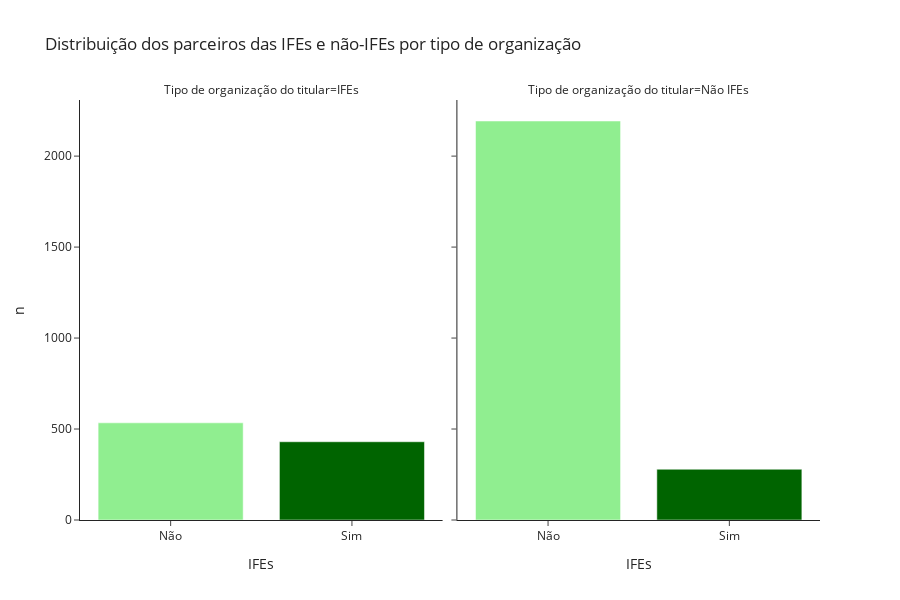

The notebook cell this image was saved under:
### Code cell
grouped_counts = pd.concat([grouped_counts1, grouped_counts2])

fig=px.bar(grouped_counts,
    x='ifes', y='n',
    color='ifes', 
    facet_col= 'variavel',
    
    title='Distribuição dos parceiros das IFEs e não-IFEs por tipo de organização',
    width=900, height=600,
    labels={ # replaces default labels by column name
            "variavel": "Tipo de organização do titular",  
            "ifes": "IFEs"
            },
    color_discrete_map={ # replaces default color mapping by value
                "Não": "lightgreen", "Sim": "darkgreen"
            },
    template="simple_white")
fig.update_xaxes(tickangle=0)
fig.update_layout(showlegend=False)
fig.write_html("fig_total_tit_e_parc_por_tipo_org.html")
fig.show()

### Figure 1 — Plotly figure (JSON) as saved in the notebook; plotly's stock layout.template omitted (floating-point values rounded to 4 significant figures)
{"data": [{"alignmentgroup": "True", "hovertemplate": "IFEs=%{x}<br>Tipo de organização do titular=IFEs<br>n=%{y}<extra></extra>", "legendgroup": "Não", "marker": {"color": "lightgreen", "pattern": {"shape": ""}}, "name": "Não", "offsetgroup": "Não", "orientation": "v", "showlegend": true, "textposition": "auto", "type": "bar", "x": ["Não"], "xaxis": "x", "y": [534], "yaxis": "y"}, {"alignmentgroup": "True", "hovertemplate": "IFEs=%{x}<br>Tipo de organização do titular=Não IFEs<br>n=%{y}<extra></extra>", "legendgroup": "Não", "marker": {"color": "lightgreen", "pattern": {"shape": ""}}, "name": "Não", "offsetgroup": "Não", "orientation": "v", "showlegend": false, "textposition": "auto", "type": "bar", "x": ["Não"], "xaxis": "x2", "y": [2193], "yaxis": "y2"}, {"alignmentgroup": "True", "hovertemplate": "IFEs=%{x}<br>Tipo de organização do titular=IFEs<br>n=%{y}<extra></extra>", "legendgroup": "Sim", "marker": {"color": "darkgreen", "pattern": {"shape": ""}}, "name": "Sim", "offsetgroup": "Sim", "orientation": "v", "showlegend": true, "textposition": "auto", "type": "bar", "x": ["Sim"], "xaxis": "x", "y": [430], "yaxis": "y"}, {"alignmentgroup": "True", "hovertemplate": "IFEs=%{x}<br>Tipo de organização do titular=Não IFEs<br>n=%{y}<extra></extra>", "legendgroup": "Sim", "marker": {"color": "darkgreen", "pattern": {"shape": ""}}, "name": "Sim", "offsetgroup": "Sim", "orientation": "v", "showlegend": false, "textposition": "auto", "type": "bar", "x": ["Sim"], "xaxis": "x2", "y": [279], "yaxis": "y2"}], "layout": {"annotations": [{"font": {}, "showarrow": false, "text": "Tipo de organização do titular=IFEs", "x": 0.245, "xanchor": "center", "xref": "paper", "y": 1, "yanchor": "bottom", "yref": "paper"}, {"font": {}, "showarrow": false, "text": "Tipo de organização do titular=Não IFEs", "x": 0.755, "xanchor": "center", "xref": "paper", "y": 1, "yanchor": "bottom", "yref": "paper"}], "barmode": "relative", "height": 600, "legend": {"title": {"text": "IFEs"}, "tracegroupgap": 0}, "showlegend": false, "title": {"text": "Distribuição dos parceiros das IFEs e não-IFEs por tipo de organização"}, "width": 900, "xaxis": {"anchor": "y", "categoryarray": ["Não", "Sim"], "categoryorder": "array", "domain": [0, 0.49], "tickangle": 0, "title": {"text": "IFEs"}}, "xaxis2": {"anchor": "y2", "categoryarray": ["Não", "Sim"], "categoryorder": "array", "domain": [0.51, 1], "matches": "x", "tickangle": 0, "title": {"text": "IFEs"}}, "yaxis": {"anchor": "x", "domain": [0, 1], "title": {"text": "n"}}, "yaxis2": {"anchor": "x2", "domain": [0, 1], "matches": "y", "showticklabels": false}}}
